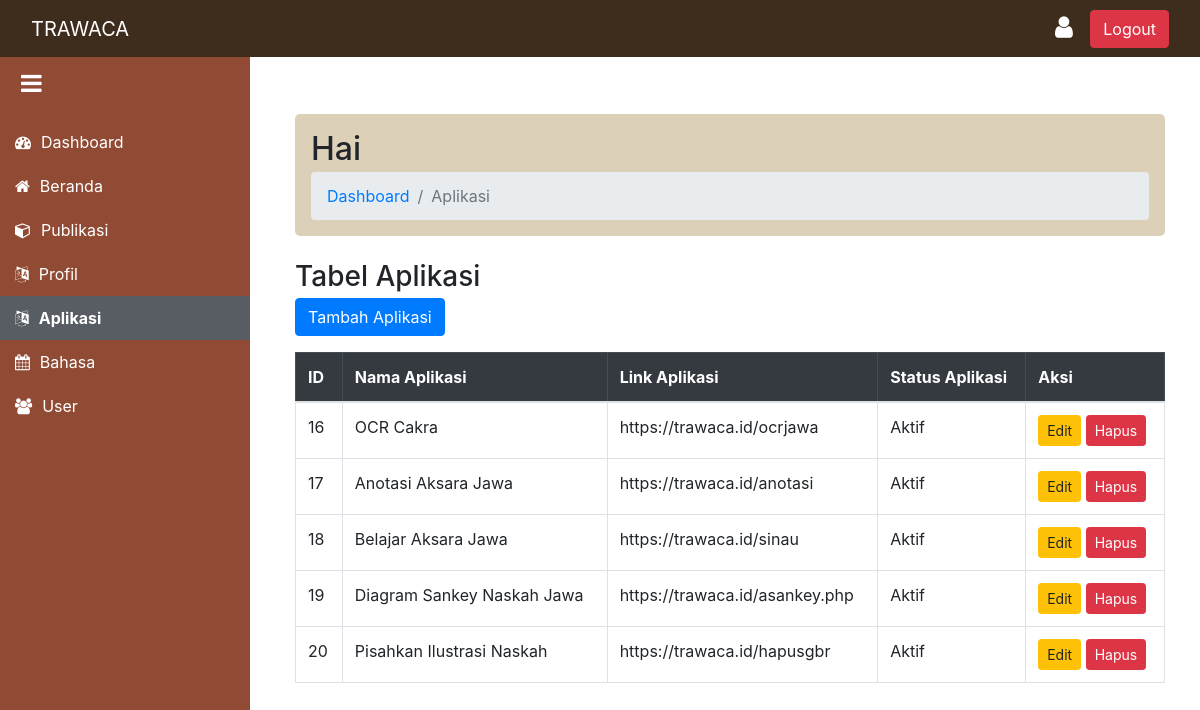
Page /Adminn/aplikasi_dashboard.php on the committed database.
### tables this page shows
CREATE TABLE `aplikasi` (
  `id_aplikasi` int(255) NOT NULL,
  `nama_aplikasi` varchar(255) NOT NULL,
  `link_aplikasi` varchar(255) NOT NULL,
  `disable` tinyint(1) NOT NULL,
  `jenis_aplikasi` enum('purwarupa','non-purwarupa') NOT NULL DEFAULT 'purwarupa'
);

### backend/admin_aplikasi_backend.php (called while the page is built, shortened)
<?php
include(__DIR__ . '../../config/database.php');
$queryAplikasi = "
    SELECT
        id_aplikasi,
        nama_aplikasi,
        link_aplikasi,
        disable
    FROM
        aplikasi";
$stmtAplikasi = $pdo->prepare($queryAplikasi);
$stmtAplikasi->execute();
$Aplikasi = $stmtAplikasi->fetchAll(PDO::FETCH_ASSOC);
?>

### Adminn/aplikasi_dashboard.php (the view, shortened to what this page needs)
<?php
include '../backend/admin_aplikasi_backend.php';
?>
<!DOCTYPE html>
<html lang="id">
<head>
    <link href="../trawaca_bootstrap/bootstrap.min.css" rel="stylesheet">
    <link rel="stylesheet" href="https://cdnjs.cloudflare.com/ajax/libs/font-awesome/4.7.0/css/font-awesome.min.css">
</head>
<body>
    <nav class="navbar navbar-expand-lg navbar-dark">
        <div class="container-fluid">
        <button class="sidebar-toggle" onclick="toggleSidebar()">
                <i class="fa fa-bars"></i>
            </button>
            <a class="navbar-brand" href="#">TRAWACA</a>
            <div class="ml-auto">
                <a href="profil.php" class="btn">
                    <i class="fa fa-user" style="font-size: 25px; color: white;"></i>
                </a>
                <a href="../logout.php" class="btn btn-danger">Logout</a>
            </div>
        </div>
    </nav>
    <div class="sidebar" id="sidebar">
        <a href="dashboard.php"><i class="fa fa-tachometer"></i> <span class="menu-text">Dashboard</span></a>
        <a href="beranda_dashboard.php" ><i class="fa fa-home"></i> <span class="menu-text">Beranda</span></a>
        <a href="publikasi_dashboard.php"><i class="fa fa-cube"></i> <span class="menu-text">Publikasi</span></a>
        <a href="profil_dashboard.php"><i class="fa fa-language"></i> <span class="menu-text">Profil</span></a>
        <a href="aplikasi_dashboard.php" class="active"><i class="fa fa-language"></i> <span class="menu-text">Aplikasi</span></a>
        <a href="bahasa_dashboard.php"><i class="fa fa-calendar"></i> <span class="menu-text">Bahasa</span></a>
        <a href="user_dashboard.php"><i class="fa fa-users"></i> <span class="menu-text">User</span></a>
    </div>
    <div class="admin-content" id="content">
        <div class="container mt-4">
            <div class="header p-3 mb-4" style="background-color: #DCD1B8; border-radius: 5px;">
                <h2 class="mb-1">Hai <?= $_SESSION['username']?></h2>
                <nav aria-label="breadcrumb">
                    <ol class="breadcrumb mb-0">
                        <li class="breadcrumb-item"><a href="dashboard.php">Dashboard</a></li>
                        <li class="breadcrumb-item active" aria-current="page">Aplikasi</li>
                    </ol>
                </nav>
            </div>
            <h3 class="mb-1">Tabel Aplikasi</h3>
            <a href="CRU/aplikasi.php" class="btn btn-primary mb-3">Tambah Aplikasi</a>
            <table class="table table-bordered">
                <thead class="table-dark">
                    <tr>
                        <th>ID</th>
                        <th>Nama Aplikasi</th>
                        <th>Link Aplikasi</th>
                        <th>Status Aplikasi</th>
                        <th>Aksi</th>
                    </tr>
                </thead>
                <tbody>
                    <?php foreach ($Aplikasi as $row) : ?>
                        <tr>
                            <td><?= $row['id_aplikasi']; ?></td>
                            <td><?= $row['nama_aplikasi']; ?></td>
                            <td><?= $row['link_aplikasi']; ?></td>
                            <td>
                                <?php
                                if ($row['disable'] == 1) {
                                    echo "Tidak Aktif";
                                } else {
                                    echo "Aktif";
                                }
                                ?>
                            </td>
                            <td>
                                <a href="CRU/aplikasi.php?edit=<?= $row['id_aplikasi']; ?>" class="btn btn-warning btn-sm">Edit</a>
                                <a href="?deleteaplikasi=<?= $row['id_aplikasi']; ?>" class="btn btn-danger btn-sm" onclick="return confirm('Yakin ingin menghapus?')">Hapus</a>
                            </td>
                        </tr>
                    <?php endforeach; ?>
                </tbody>
            </table>
        </div>
    </div>
</body>
</html>

### Adminn/aplikasi_dashboard.php (style rules this page uses)
body { display: flex; flex-direction: column; height: 100vh; margin: 0; overflow-x: hidden; }
.navbar { position: fixed; top: 0; width: 100%; z-index: 1000; background-color: #3E2C1C; }
.sidebar { width: 250px; height: 100vh; background-color: #914b34; padding-top: 120px; position: fixed; left: 0; transition: width 0.3s ease-in-out, transform 0.3s ease-in-out; overflow: hidden; }
.sidebar a { padding: 10px 15px; display: flex; align-items: center; color: white; text-decoration: none; white-space: nowrap; transition: background-color 0.3s; }
.sidebar a i { margin-right: 10px; }
.sidebar a.active { background-color: #575d63; font-weight: bold; }
.admin-content { margin-left: 260px; margin-top: 70px; padding: 20px; width: calc(100% - 260px); transition: margin-left 0.3s ease-in-out, width 0.3s ease-in-out; }
.sidebar-toggle { position: absolute; top: 65px; left: 15px; font-size: 24px; background: none; border: none; color: white; cursor: pointer; z-index: 1100; }

### rows in the picture
aplikasi: id_aplikasi "16", nama_aplikasi "OCR Cakra", link_aplikasi "https://trawaca.id/ocrjawa", disable "Aktif"
aplikasi: id_aplikasi "17", nama_aplikasi "Anotasi Aksara Jawa", link_aplikasi "https://trawaca.id/anotasi", disable "Aktif"
aplikasi: id_aplikasi "18", nama_aplikasi "Belajar Aksara Jawa", link_aplikasi "https://trawaca.id/sinau", disable "Aktif"
aplikasi: id_aplikasi "19", nama_aplikasi "Diagram Sankey Naskah Jawa", link_aplikasi "https://trawaca.id/asankey.php", disable "Aktif"
aplikasi: id_aplikasi "20", nama_aplikasi "Pisahkan Ilustrasi Naskah", link_aplikasi "https://trawaca.id/hapusgbr", disable "Aktif"
